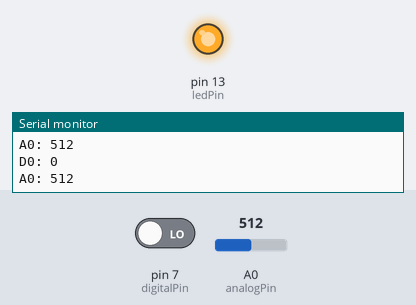
A sketch run on a simulated Arduino Uno, built with avr-gcc and run on an emulated ATmega328P. Shown: output pins drawn as LEDs (lit = HIGH), the last lines printed to the serial monitor. Inputs (shaded band) come from the test bench; at power-on: pin 7 (digitalPin) LOW, A0 (analogPin) = 512.

Above: at 1.2 s.
1.3 s: pin 7 (digitalPin) driven HIGH
At 2.5 s:
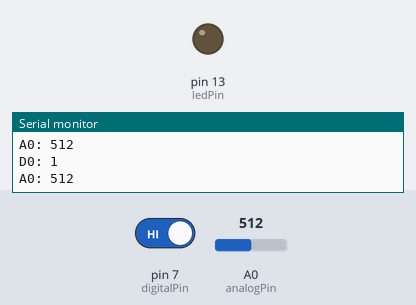
2.8 s: A0 (analogPin) set to 11
4.3 s: A0 (analogPin) set to 8
5.8 s: pin 7 (digitalPin) driven LOW
At 7.0 s:
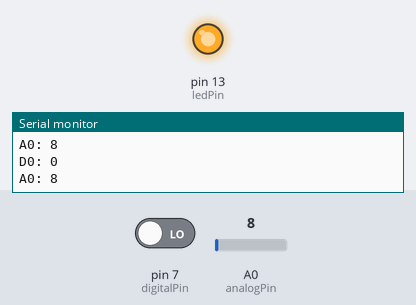
Timing chart, 0 to 8.3 s (numbered marks = the images above; inputs shaded):
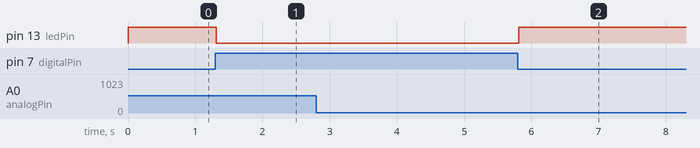

The sketch:

Raindrop_sensor.ino
```cpp
/******************************************************
 * 湖南创乐博智能科技有限公司
name:Raindrop Detection
function:drop some water onto the sensor,
When the quantities of the raindrops exceeds the threshold,
the LED on the raindrop sensor module and that hooked up with pin 13 of the Arduino Uno board light up
*******************************************************/

const int analogPin=A0; //the AO of the module attach to A0
const int digitalPin=7;  //D0 attach to pin7
const int ledPin=13;  //pin 13 built-in led
int Astate=0; //store the value of A0
boolean Dstate=0;  //store the value of D0

void setup()
{
 pinMode(ledPin,OUTPUT); //set the ledPin as OUTPUT
 pinMode(digitalPin,INPUT);  //set digitalPin as INPUT
 Serial.begin(9600);  //initialize the serial monitor
}

void loop()
{
  Astate=analogRead(analogPin);  //read the value of A0
  Serial.print("A0: ");
  Serial.println(Astate);  //print the value in the serial monitor
  Dstate=digitalRead(digitalPin);  //read the value of D0
  Serial.print("D0: ");
  Serial.println(Dstate);
  if(Dstate==HIGH)
  {
   digitalWrite(ledPin,LOW);
  }
  else //if the value of D0 is LOW
  {
  digitalWrite(ledPin,HIGH); //turn on the led
  }
}
```

Measured:
- after the input at 1.3 s, pin 13 (ledPin): HIGH → LOW at once
- after the input at 5.8 s, pin 13 (ledPin): LOW → HIGH at once
